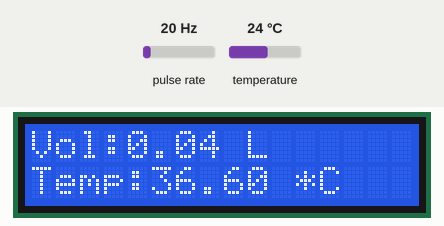
This sketch was run on a simulated Arduino Uno, built with avr-gcc and run on an emulated ATmega328P. Shown: 16×2 character LCD. Wiring (inferred from the names in the program): pulse sensor: data pin 2. The inputs (shaded band) are chosen by the test bench; at power-on: pulse rate 20 Hz, temperature 24 °C. What the sketch prints to the serial monitor is not drawn.

Above: at 1.6 s.
1.7 s: pulse rate (sensor on pin 2) set to 4 Hz
At 2.6 s:
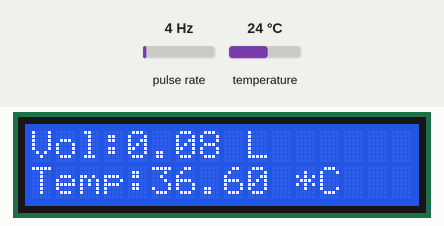
5.5 s: temperature set to 12 °C
At 6.8 s:
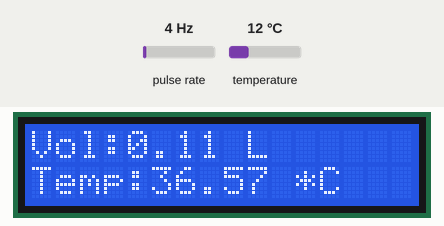
8.5 s: pulse rate (sensor on pin 2) set to 50 Hz
At 9.8 s:
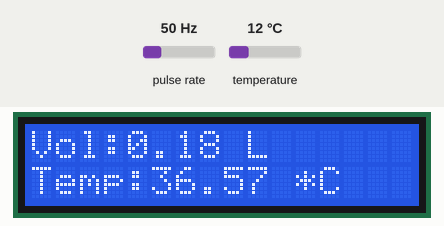
11.5 s: temperature set to 19 °C
At 12.6 s:
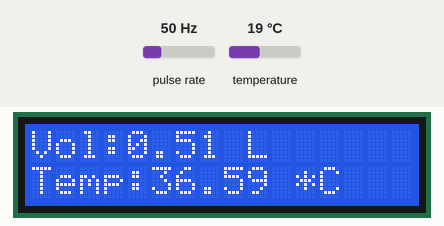
14.5 s: pulse rate (sensor on pin 2) set to 100 Hz
At 15.8 s:
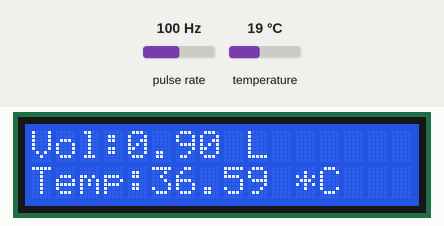
17.5 s: temperature set to 28 °C
At 18.3 s:
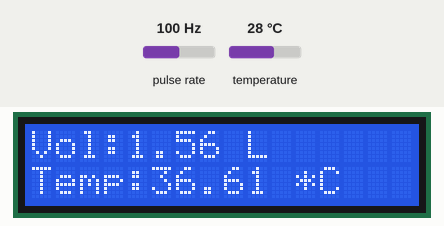
Timing chart, 0 to 20.5 s (numbered marks = the images above; inputs shaded):
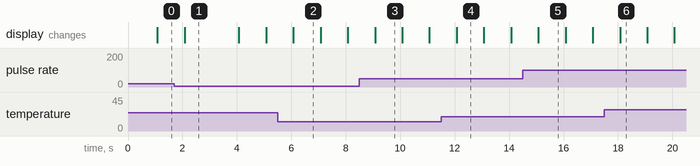

Measured:
- what the display in image 2 shows lasts 1.0 s, from 6.1 s to 7.1 s

The sketch:

ESMP.ino
```cpp
volatile int flow_frequency; // Measures flow sensor pulses
// Calculated litres/hour
 float vol = 0.0,l_minute;
unsigned char flowsensor = 2; // Water Flow Sensor Input( connect to Digital 2 pin)
unsigned long currentTime;
unsigned long cloopTime;

#include <LiquidCrystal.h> //library for LCD
#include <Wire.h> //library for MPU6050
#include <MPU6050.h> //library for MPU6050

MPU6050 mpu; //declaring MPU6050 as mpu

LiquidCrystal lcd(12, 11, 5, 4, 3, 9); //LCD pin declaration

void flow () // Interrupt function for water flow
{
   flow_frequency++;
}

void setup()
{
   pinMode(flowsensor, INPUT);
   digitalWrite(flowsensor, HIGH); // Optional Internal Pull-Up
   Serial.begin(9600);
   lcd.begin(16, 2);
   attachInterrupt(digitalPinToInterrupt(flowsensor), flow, RISING); // Setup Interrupt
   lcd.clear();
   lcd.setCursor(0,0);
   lcd.print("ESMP PROJECT");
   lcd.setCursor(0,1);
   lcd.print("By BUZEE");
   currentTime = millis();
   cloopTime = currentTime;
}

void loop ()
{
   currentTime = millis();
   // Every second, calculate and print litres/hour
   if(currentTime >= (cloopTime + 1000))
   {
    cloopTime = currentTime; // Updates cloopTime
    if(flow_frequency != 0){
      // Pulse frequency (Hz) = 7.5Q, Q is flow rate in L/min.
      l_minute = (flow_frequency / 7.5); // (Pulse frequency x 60 min) / 7.5Q = flowrate in L/hour
      lcd.clear();
      l_minute = l_minute/60;
      lcd.setCursor(0,0);
      vol = vol +l_minute;
      lcd.print("Vol:");
      lcd.print(vol);
      lcd.print(" L");
      flow_frequency = 0; // Reset Counter
      Serial.print(l_minute, DEC); // Print litres/hour
      Serial.println(" L/Sec");

      float temp = mpu.readTemperature(); //reading temperature data
      float temp_c = ((temp)/340 + 36.53); //converting to celsius
      Serial.print(" Temp = ");
      Serial.print(temp_c);
      Serial.println(" *C"); //code segment to display on serial monitor

      lcd.setCursor(0,1);
      lcd.print("Temp:");
      lcd.print(temp_c);
      lcd.print(" *C"); //printing on LCD

      delay(500);
    }
    else {
      Serial.println(" flow rate = 0 ");
      lcd.clear();
      lcd.setCursor(0,0);
      lcd.print("No Flow Detected");
      lcd.setCursor(0,1);
      lcd.print("Please Try Again");
    }
   }
}
```
